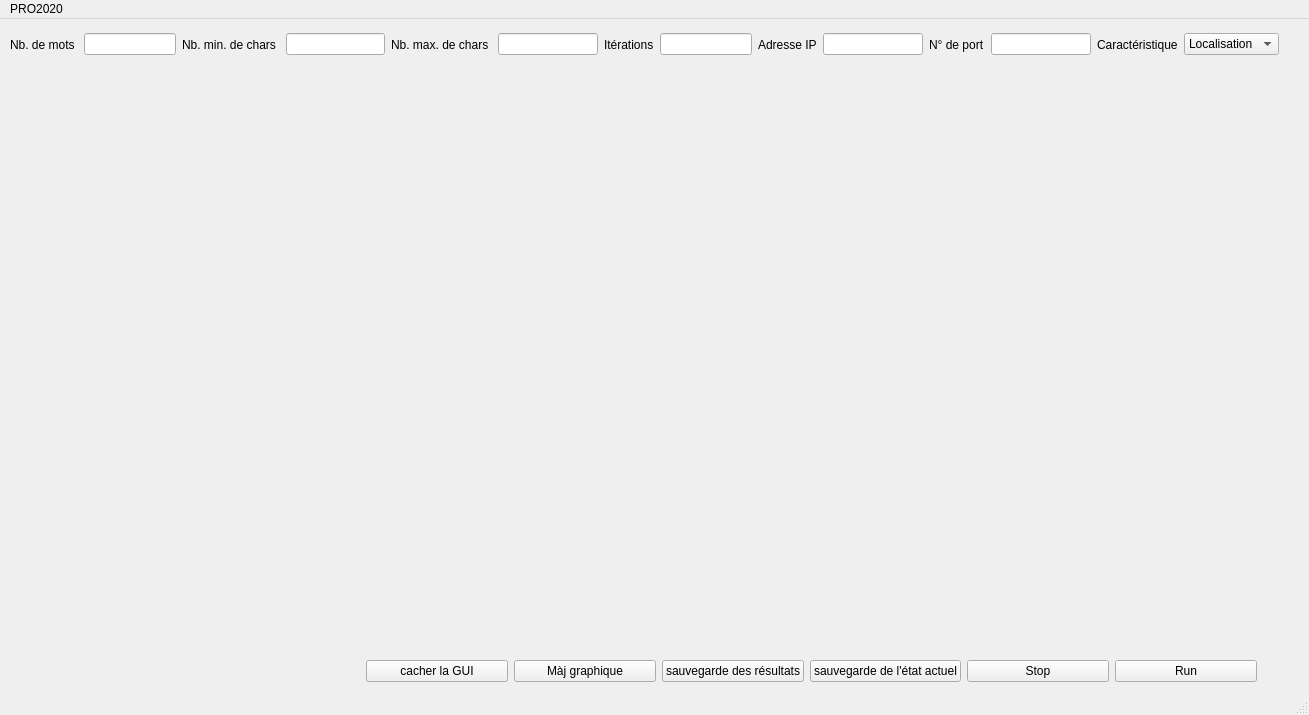
<?xml version="1.0" encoding="UTF-8"?>
<ui version="4.0">
 <class>ProtProp</class>
 <widget class="QMainWindow" name="ProtProp">
  <property name="geometry">
   <rect>
    <x>0</x>
    <y>0</y>
    <width>1309</width>
    <height>715</height>
   </rect>
  </property>
  <property name="windowTitle">
   <string>ProtProp</string>
  </property>
  <widget class="QWidget" name="centralwidget">
   <widget class="QCustomPlot" name="widget" native="true">
    <property name="geometry">
     <rect>
      <x>20</x>
      <y>50</y>
      <width>1271</width>
      <height>571</height>
     </rect>
    </property>
   </widget>
   <widget class="QWidget" name="layoutWidget">
    <property name="geometry">
     <rect>
      <x>366</x>
      <y>640</y>
      <width>891</width>
      <height>25</height>
     </rect>
    </property>
    <layout class="QHBoxLayout" name="horizontalLayout_6">
     <item>
      <widget class="QPushButton" name="pushButton">
       <property name="text">
        <string>cacher la GUI</string>
       </property>
      </widget>
     </item>
     <item>
      <widget class="QPushButton" name="plot">
       <property name="text">
        <string>Màj graphique</string>
       </property>
      </widget>
     </item>
     <item>
      <widget class="QPushButton" name="btn_save_res">
       <property name="text">
        <string>sauvegarde des résultats</string>
       </property>
      </widget>
     </item>
     <item>
      <widget class="QPushButton" name="btn_save_actual">
       <property name="text">
        <string>sauvegarde de l'état actuel</string>
       </property>
      </widget>
     </item>
     <item>
      <widget class="QPushButton" name="btn_stop">
       <property name="text">
        <string>Stop</string>
       </property>
      </widget>
     </item>
     <item>
      <widget class="QPushButton" name="btn_run">
       <property name="text">
        <string>Run</string>
       </property>
      </widget>
     </item>
    </layout>
   </widget>
   <widget class="QWidget" name="layoutWidget">
    <property name="geometry">
     <rect>
      <x>10</x>
      <y>10</y>
      <width>1269</width>
      <height>31</height>
     </rect>
    </property>
    <layout class="QHBoxLayout" name="horizontalLayout">
     <item>
      <layout class="QHBoxLayout" name="horizontalLayout_5">
       <item>
        <widget class="QLabel" name="label">
         <property name="text">
          <string>Nb. de mots </string>
         </property>
        </widget>
       </item>
       <item>
        <widget class="QLineEdit" name="nbWords"/>
       </item>
      </layout>
     </item>
     <item>
      <layout class="QHBoxLayout" name="horizontalLayout_4">
       <item>
        <widget class="QLabel" name="label_7">
         <property name="text">
          <string>Nb. min. de chars </string>
         </property>
        </widget>
       </item>
       <item>
        <widget class="QLineEdit" name="CharMin"/>
       </item>
       <item>
        <widget class="QLabel" name="label_2">
         <property name="text">
          <string>Nb. max. de chars </string>
         </property>
        </widget>
       </item>
       <item>
        <widget class="QLineEdit" name="CharMax"/>
       </item>
      </layout>
     </item>
     <item>
      <layout class="QHBoxLayout" name="horizontalLayout_3">
       <item>
        <widget class="QLabel" name="label_4">
         <property name="text">
          <string>Itérations</string>
         </property>
        </widget>
       </item>
       <item>
        <widget class="QLineEdit" name="iterations"/>
       </item>
      </layout>
     </item>
     <item>
      <layout class="QHBoxLayout" name="horizontalLayout_2">
       <item>
        <widget class="QLabel" name="label_3">
         <property name="text">
          <string>Adresse IP</string>
         </property>
        </widget>
       </item>
       <item>
        <widget class="QLineEdit" name="IP"/>
       </item>
       <item>
        <widget class="QLabel" name="label_5">
         <property name="text">
          <string>N° de port</string>
         </property>
        </widget>
       </item>
       <item>
        <widget class="QLineEdit" name="port"/>
       </item>
       <item>
        <widget class="QLabel" name="label_6">
         <property name="text">
          <string>Caractéristique</string>
         </property>
        </widget>
       </item>
       <item>
        <widget class="QComboBox" name="comboBox">
         <item>
          <property name="text">
           <string>Localisation</string>
          </property>
         </item>
         <item>
          <property name="text">
           <string>Toxicité</string>
          </property>
         </item>
        </widget>
       </item>
      </layout>
     </item>
    </layout>
   </widget>
  </widget>
  <widget class="QMenuBar" name="menubar">
   <property name="geometry">
    <rect>
     <x>0</x>
     <y>0</y>
     <width>1309</width>
     <height>20</height>
    </rect>
   </property>
   <widget class="QMenu" name="menuTest">
    <property name="title">
     <string>PRO2020</string>
    </property>
   </widget>
   <addaction name="menuTest"/>
  </widget>
  <widget class="QStatusBar" name="statusbar"/>
 </widget>
 <customwidgets>
  <customwidget>
   <class>QCustomPlot</class>
   <extends>QWidget</extends>
   <header>qcustomplot.h</header>
   <container>1</container>
  </customwidget>
 </customwidgets>
 <resources/>
 <connections/>
</ui>
